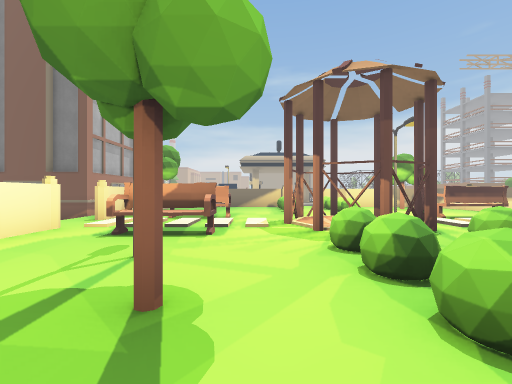
[1] (above)

18 first-person views from a walk through a 3-D level made in the Unity game engine. The camera is 1.2 m above the floor, looks level and sees 90° across. The floor is counted in squares, 2 m on a side. Each view is taken from the middle of a square. On the plan, view 1 faces up. The plan holds only what a view shows up to about 9 squares ahead; the rest is blank. The place goes on beyond the plan. The player character is not drawn.

[2]
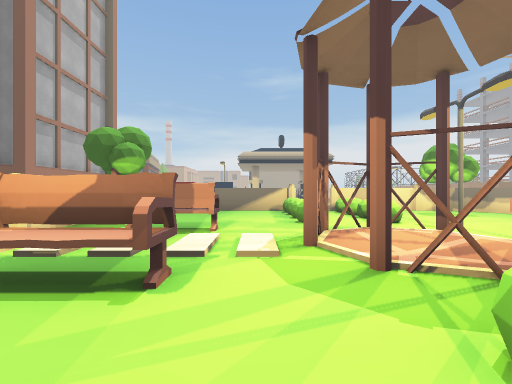

[3]
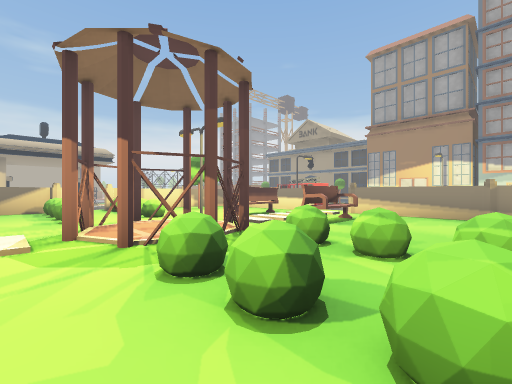

[4]
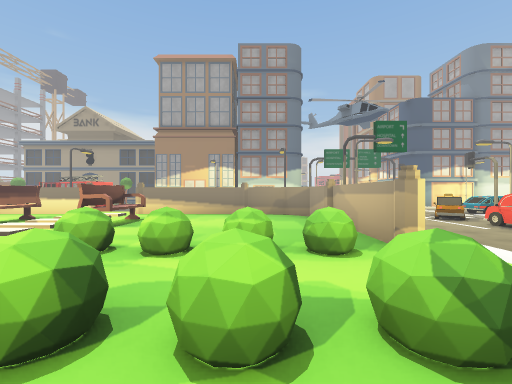

[5]
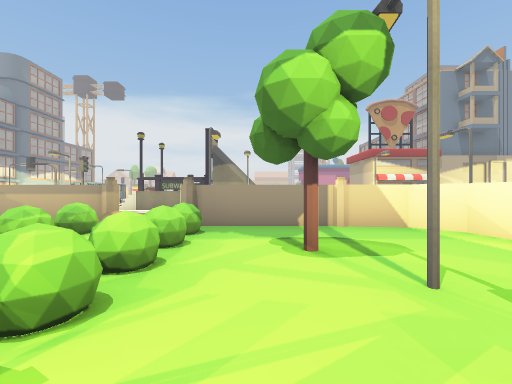

[6]
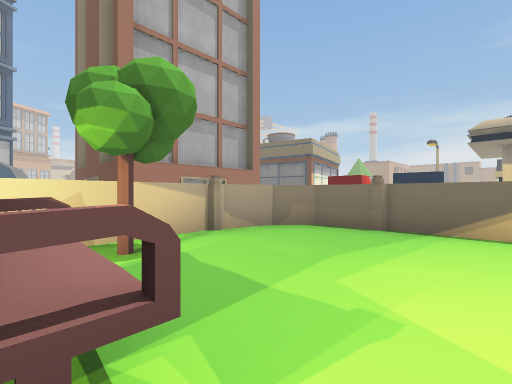

[7]
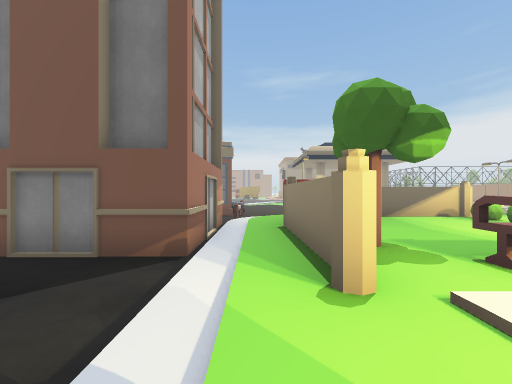

[8]
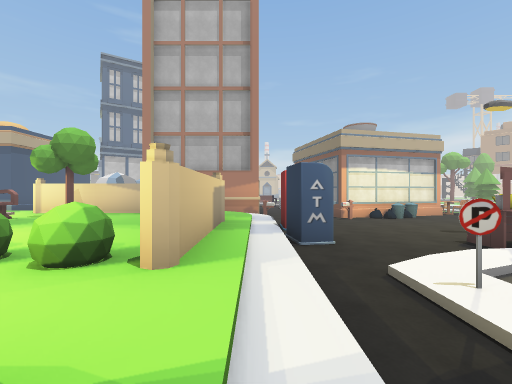

[9]
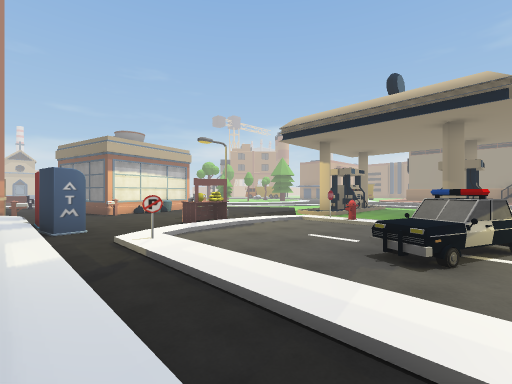

[10]
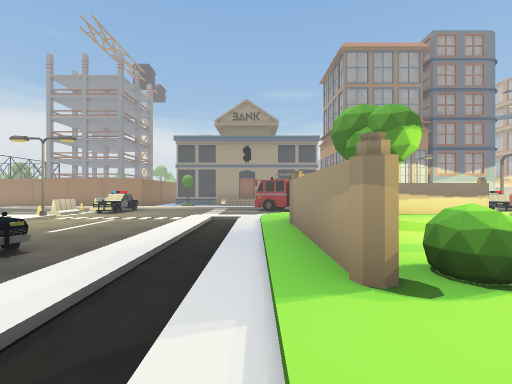

[11]
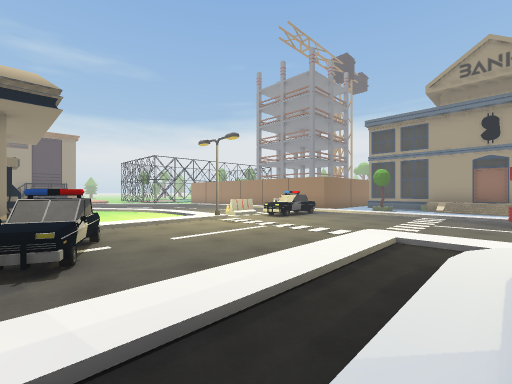

[12]
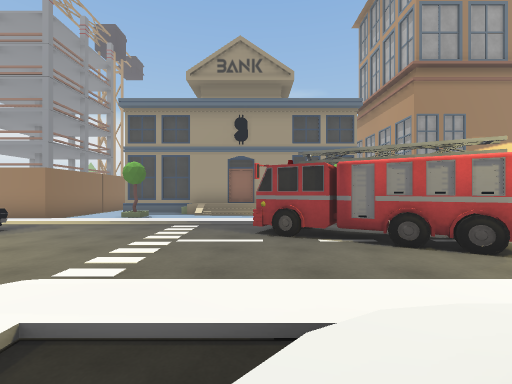

[13]
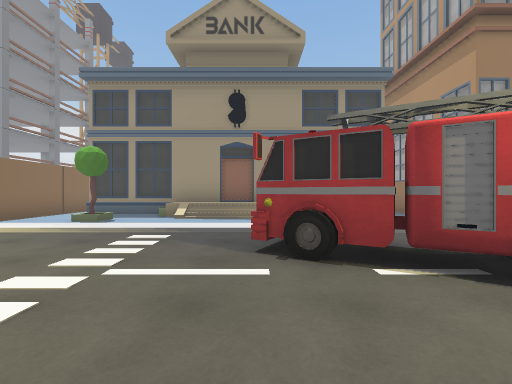

[14]
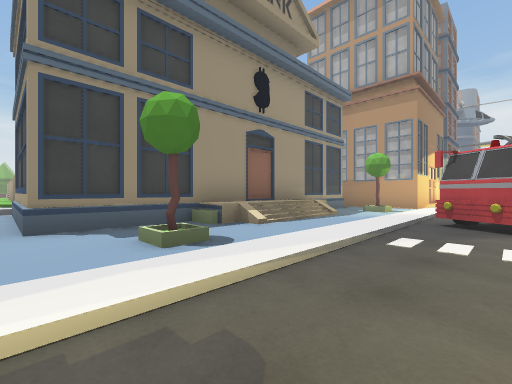

[15]
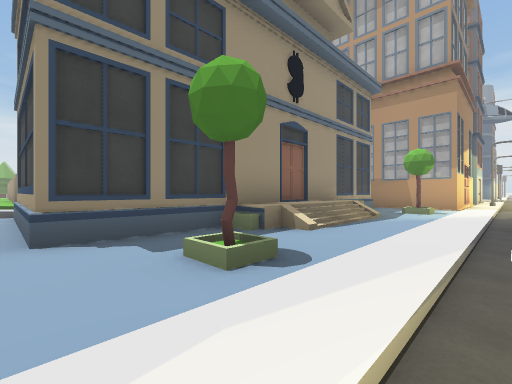

[16]
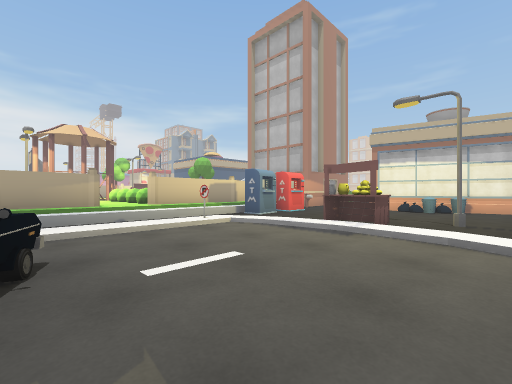

[17]
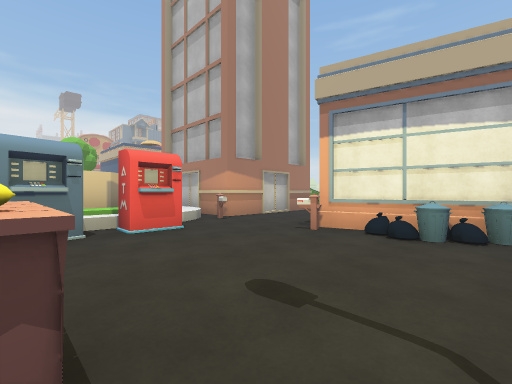

[18]
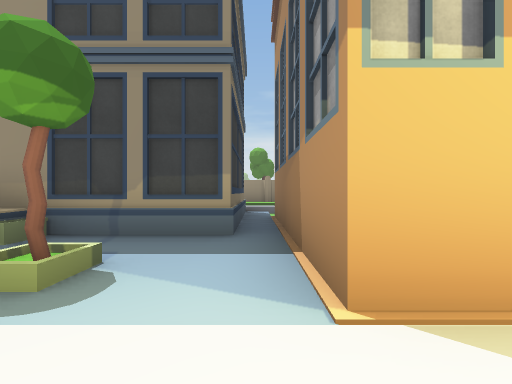

### Floor plan
Key: @ floor where view 1 was taken; # wall or solid block; x gap in a wall; . main floor; : floor 0.5 m higher than the main floor; / step, stairs or slope; = window, fence, low wall or low ledge; ^ raised ledge; S streetlight; C car; M cash machine; B building; T truck; O other object.
Columns run from 6 left of view 1 to 25 right of it. Each row starts with its distance up from view 1.
 17 #...../OO......S.CC.#####
 16 #O..S./....C.....C../        ###
 15 #OO..O....CC......../  BBBB
 14  O..../...C........./  B
 13 ....../O////////..../  B
 12 ...M.M........./..../  B
 11 #O//////////////..T./  B
 10 ##/#####:#####//..TT/  B
  9  #/#:::=:x:#:# /.##./  B
  8 ##/#:::=:x:::#  TT../  BBBB
  7 ../#:::=:x:::#   T ./.... /:#
  6 O./#^^:##S:^:#     .#####   #
  5  //::::###::::     .#
  4   /#^^:###:^:#     .#
  3 ## #:::=:x:::#
  2    #:S:=:x:::#  OOO
  1    #:::=:x:::#    O
  0    ##:@#:#:###
 -1     ####/###
 -2        S ..
 -3           ...
 -4            ....
 -5             C.O
 -6             CCOOO
 -7               SO

Positions as (right, up) in squares from view 1, and headings:
1: (0, 0), facing up
2: (0, 2), facing up
3: (0, 1), facing up-right
4: (0, 1), facing right
5: (0, 4), facing down
6: (0, 6), facing up-left
7: (-4, 4), facing up
8: (3, 11), facing left
9: (5, 11), facing up-left
10: (1, 11), facing right
11: (4, 11), facing up-right
12: (7, 11), facing right
13: (9, 11), facing right
14: (12, 16), facing down-right
15: (13, 16), facing down-right
16: (4, 17), facing down-left
17: (-1, 16), facing down-left
18: (13, 7), facing right
